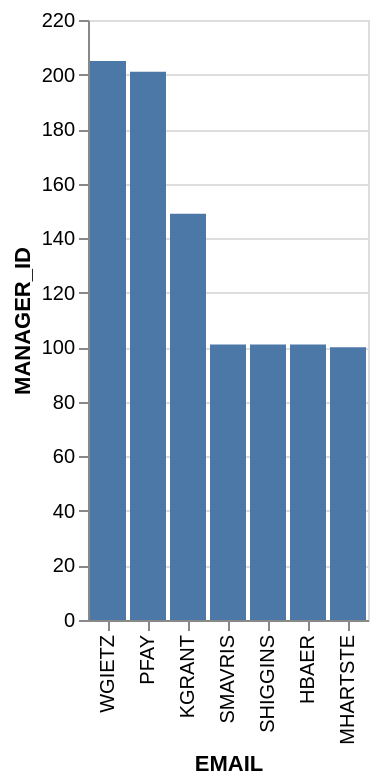

The specification (Vega-Lite) saved for this image:
### Vega-Lite specification from a JSON file in a GitHub repository (floating-point values rounded to 4 significant figures)
{"data": {"values": [{"x_data": "WGIETZ", "y_data": 205}, {"x_data": "PFAY", "y_data": 201}, {"x_data": "KGRANT", "y_data": 149}, {"x_data": "SMAVRIS", "y_data": 101}, {"x_data": "SHIGGINS", "y_data": 101}, {"x_data": "HBAER", "y_data": 101}, {"x_data": "MHARTSTE", "y_data": 100}]}, "mark": "bar", "encoding": {"x": {"field": "x_data", "type": "nominal", "title": "EMAIL", "sort": {"op": "sum", "field": "y_data", "order": "descending"}}, "y": {"field": "y_data", "type": "quantitative", "title": "MANAGER_ID"}}}
